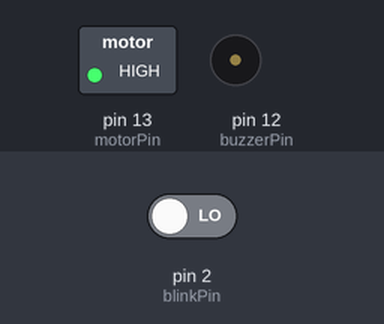
This sketch was run on a simulated Arduino Uno, built with avr-gcc and run on an emulated ATmega328P. On the bench: switched loads named in the sketch (green lamp = pin HIGH), buzzer (waves = sounding, pin HIGH). The inputs (shaded band) are chosen by the test bench; at power-on: pin 2 (blinkPin) LOW.

Above: at 1.2 s.
1.3 s: pin 2 (blinkPin) driven HIGH
At 2.1 s:
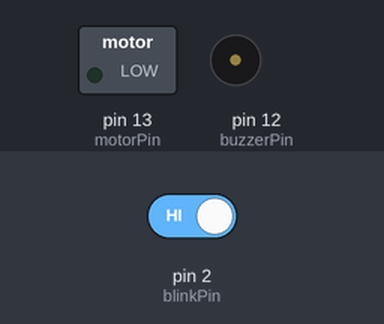
2.8 s: pin 2 (blinkPin) driven LOW
At 3.6 s:
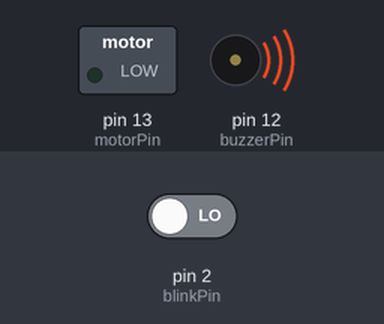
At 5.3 s:
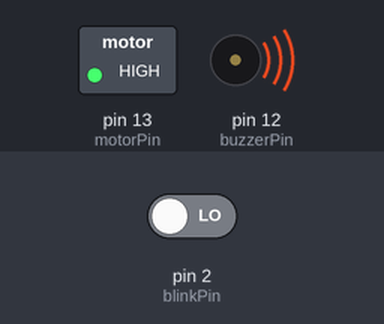
Timing chart, 0 to 6.8 s (numbered marks = the images above; inputs shaded):
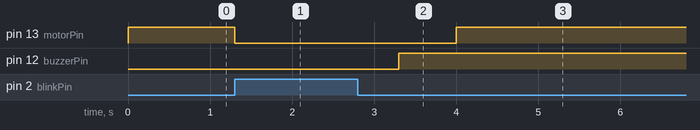

The sketch:

vision_code.ino
```cpp
const int blinkPin = 2;
const int motorPin = 13;
const int buzzerPin = 12;

int TimeDelay(long startTime) {
    long t = millis() - startTime;
    t = t / 1000;
    return t;
}

void setup() {
    pinMode(motorPin, OUTPUT);
    pinMode(buzzerPin, OUTPUT);
    pinMode(blinkPin, INPUT);
    digitalWrite(motorPin, HIGH);
}

void loop() {
    long time = 0; // Declare 'time' locally

    if (digitalRead(blinkPin)) {
        time = millis();
        while (digitalRead(blinkPin)) {
            digitalWrite(buzzerPin, LOW);
            digitalWrite(motorPin, LOW);
            delay(1000);
        }
    } else {
        if (TimeDelay(time) >= 3) {
            digitalWrite(buzzerPin, HIGH);
        }
        if (TimeDelay(time) >= 4) {
            digitalWrite(motorPin, HIGH);
        }
    }
}
```

Measured:
- after the input at 1.3 s, pin 13 (motorPin): HIGH → LOW at once
- after the input at 2.8 s, pin 13 (motorPin): LOW → HIGH after 1.2 s; pin 12 (buzzerPin): LOW → HIGH after 0.50 s
